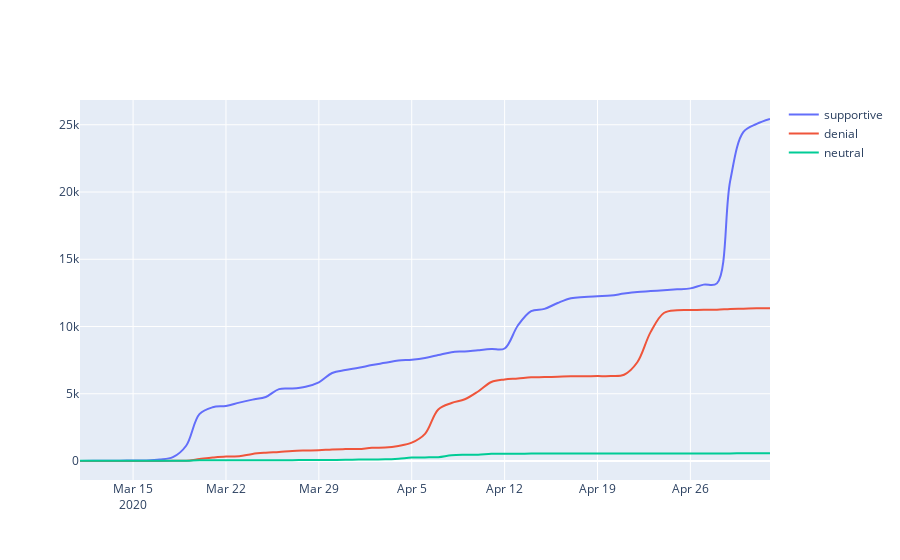

The code cell stored with this chart in its notebook:
### Code cell
day_list = []
cat_1_list = []
cat_2_list = []
cat_3_list = []

for day in graph_dict:
    cat_list = list(nx.get_node_attributes(graph_dict[day], name="cat").values())
    num_1 = cat_list.count(1)
    num_2 = cat_list.count(2)
    num_3 = cat_list.count(3)
    
    day_list.append(day)
    cat_1_list.append(num_1)
    cat_2_list.append(num_2)
    cat_3_list.append(num_3)

fig = go.Figure()
fig.add_trace(go.Scatter(x=day_list, y=cat_1_list,
                    mode='lines',
                    name='supportive',
                    line_shape='spline'))
fig.add_trace(go.Scatter(x=day_list, y=cat_2_list,
                    mode='lines',
                    name='denial',
                    line_shape='spline'))
fig.add_trace(go.Scatter(x=day_list, y=cat_3_list,
                    mode='lines', 
                    name='neutral',
                    line_shape='spline'))

fig.show()
